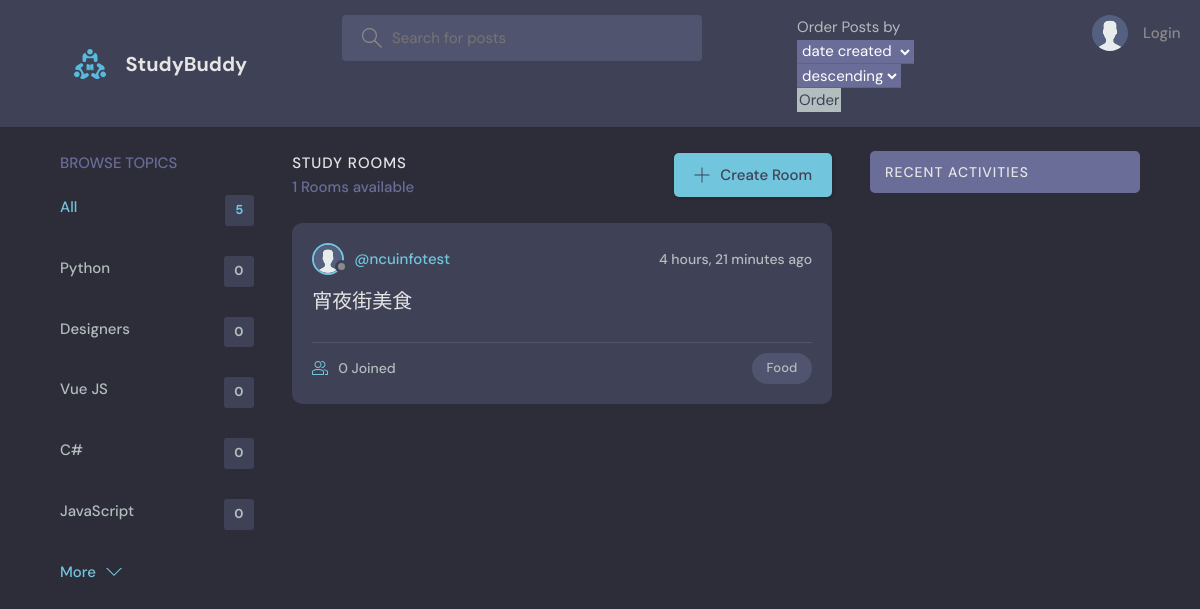
/, run on an earlier commit of the app's database.
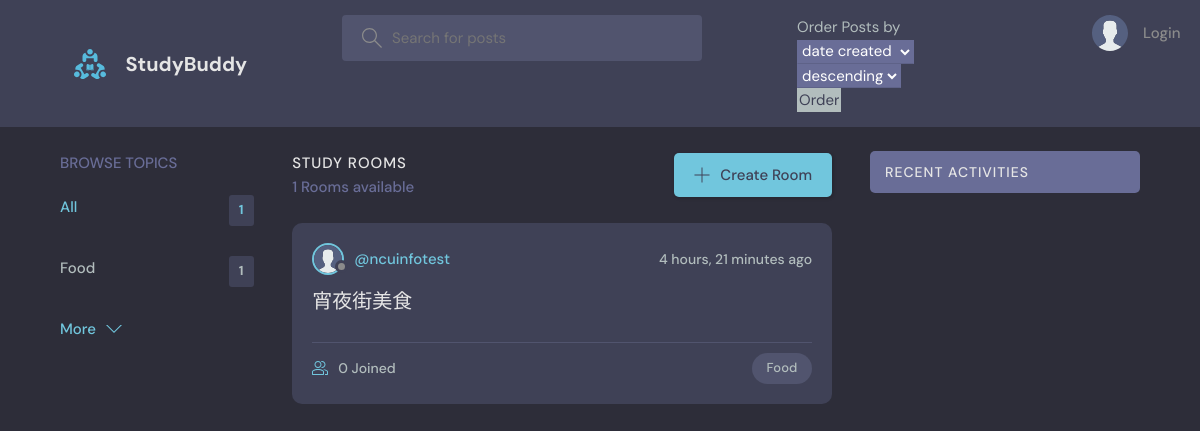
And on a later commit of the database.
### base/models.py (models this page shows, shortened)
class Topic(models.Model):
    name = models.CharField(max_length=200)

class Room(models.Model):
    host = models.ForeignKey(User, on_delete=models.SET_NULL, null=True)
    topic = models.ForeignKey(Topic, on_delete=models.SET_NULL, null=True)
    name = models.CharField(max_length=200)
    description = models.TextField(null=True, blank=True)
    participants = models.ManyToManyField(
        User, related_name='participants', blank=True)
    updated = models.DateTimeField(auto_now=True)
    created = models.DateTimeField(auto_now_add=True)
    likes = models.ManyToManyField(User, related_name='post_like', blank=True)
    message_count = models.IntegerField(default=0, null=True, blank=True)
    like_count = models.IntegerField(default=0, null=True, blank=True)
    class Meta:
        pass
    def __str__(self):
        return self.name

class User(AbstractUser):
    name = models.CharField(max_length=200, null=True)
    real_first_name = models.CharField(max_length=200, null=True)
    real_last_name = models.CharField(max_length=200, null=True)
    email = models.EmailField(unique=True, null=True)
    GENDER_MALE = 0
    GENDER_FEMALE = 1
    GENDER_CHOICES = [(GENDER_MALE, 'Male'), (GENDER_FEMALE, 'Female')]
    gender = models.IntegerField(choices=GENDER_CHOICES, null=True)
    bio = models.TextField(max_length=300, null=True)
    avatar = models.ImageField(null=True, default="avatar.svg")
    CL_Subject = 0
    EL_Subject = 1
    FR_Subject = 2
    IPLA_Subject = 3
    MA_Subject = 4
    PH_Subject = 5
    CM_Subject = 6
    OS_Subject = 7
    JS_Subject = 8
    CI_Subject = 9
    ME_Subject = 10
    CH_Subject = 11
    EI_Subject = 12
    BA_Subject = 13
    MIS_Subject = 14
    FM_Subject = 15
    EC_Subject = 16
    EE_Subject = 17
    CE_Subject = 18
    CO_Subject = 19
    IPEECS_Subject = 20
    AP_Subject = 21
    GP_Subject = 22
    SS_Subject = 23
    GA_Subject = 24
    HK_Subject = 25
    LS_Subject = 26
    BM_Subject = 27
    SUBJECT_CHOICES = [(CL_Subject, '中國文學系'), (EL_Subject, '英美語文學系'),
                       (FR_Subject, '法國語文學系'), (IPLA_Subject, '文學院學士班'),
                       (CM_Subject, '化學系'), (OS_Subject, '光電科學與工程學系'),
                       (JS_Subject, '理學院學士班'), (CI_Subject, '土木工程學系'),
                       (ME_Subject, '機械工程學系'), (CH_Subject, '化學工程與材料工程學系'),
                       (EI_Subject, '工學院學士班'), (BA_Subject, '企業管理學系'),
                       (MIS_Subject, '資訊管理學系'), (FM_Subject, '財務金融學系'),
                       (EC_Subject, '經濟學系'), (EE_Subject, '電機工程學系'),
                       (CE_Subject, '資訊工程學系'), (CO_Subject, '通訊工程學系'),
                       (IPEECS_Subject, '資訊電機學院學士班'), (AP_Subject, '大氣科學學系'),
                       (GP_Subject, '地球科學學系'), (SS_Subject, '太空工程與科學學系'),
                       (GA_Subject, '地科院學士班'), (HK_Subject, '客家語文暨社會科學學系'),
                       (LS_Subject, '生命科學系'), (BM_Subject, '生醫工程與科學學系')]
    Subject = models.IntegerField(choices=SUBJECT_CHOICES, null=True)
    USERNAME_FIELD = 'email'
    REQUIRED_FIELDS = ['username']

### base/views.py (the view)
# urls.py: path('', views.home, name="home"),
def home(request):
    q = request.GET.get('q') if request.GET.get('q') != None else ''
    oo = request.GET.get('order_option') if request.GET.get('order_option') != None else 'created'
    od = request.GET.get('order_direction') if request.GET.get('order_direction') != None else 'descending'
    direction_symbol = '-' if (od == 'descending') else ''
    rooms = Room.objects.filter(
        Q(topic__name__icontains=q) |
        Q(name__icontains=q) |
        Q(description__icontains=q)
    ).order_by(str(direction_symbol+oo))
    print(rooms)
    topics = Topic.objects.all()[0:5]
    room_count = rooms.count()
    room_messages = Message.objects.filter(
        Q(room__topic__name__icontains=q))[0:3]
    context = {'rooms': rooms,
               'topics': topics,
               'room_count': room_count,
               'room_messages': room_messages}
    return render(request, 'base/home.html', context)

### base/templates/base/home.html (shortened to what this page needs)
{% extends 'main.html' %}
{% block content %}
<main class="layout layout--3">
  <div class="container">
    {% include 'base/topics_component.html' %}
    <div class="roomList">
    <div class="roomList__header">
      <div>
        <h2>Study Rooms</h2>
        <p>{{room_count}} Rooms available</p>
      </div>
      <a class="btn btn--main" href="{% url 'create-room' %}">
        <svg version="1.1" xmlns="http://www.w3.org/2000/svg" width="32" height="32" viewBox="0 0 32 32">
          <title>add</title>
          <path
          d="M16.943 0.943h-1.885v14.115h-14.115v1.885h14.115v14.115h1.885v-14.115h14.115v-1.885h-14.115v-14.115z">
        </path>
        </svg>
        Create Room
      </a>
    </div>
    {% include 'base/feed_component.html' %}
  </div>
  {% include 'base/activity_component.html' %}
</div>
</main>
{% endblock %}

### base/templates/base/topics_component.html
<div class="topics">
    <div class="topics__header">
        <h2>Browse Topics</h2>
    </div>
    <ul class="topics__list">
        <li>
            <a href="{% url 'home' %}" class="active">All <span>{{topics.count}}</span></a>
        </li>
        {% for topic in topics %}
        <li>
            <a href="{% url 'home' %}?q={{topic.name}}">{{topic.name}}<span>{{topic.room_set.all.count}}</span></a>
        </li>
        {% endfor %}
    </ul>
    <a class="btn btn--link" href="{% url 'topics' %}">
        More
        <svg version="1.1" xmlns="http://www.w3.org/2000/svg" width="32" height="32" viewBox="0 0 32 32">
            <title>chevron-down</title>
            <path d="M16 21l-13-13h-3l16 16 16-16h-3l-13 13z"></path>
        </svg>
    </a>
</div>

### base/templates/base/feed_component.html (shortened to what this page needs)
{% for room in rooms %}
<div class="roomListRoom">
    <div class="roomListRoom__header">
        <a href="{% url 'user-profile' room.host.id %}" class="roomListRoom__author">
            <div class="avatar avatar--small">
                <img src="{{room.host.avatar.url}}" />
            </div>
            <span>@{{room.host.username}}</span>
        </a>
        <div class="roomListRoom__actions">
            <span>{{room.created|timesince}} ago</span>
        </div>
    </div>
    <div class="roomListRoom__content">
        <a href="{% url 'room' room.id %}">{{room.name}}</a>
    </div>
    <div class="roomListRoom__meta">
        <a href="{% url 'room' room.id %}" class="roomListRoom__joined">
            {{room.participants.all.count}} Joined
        </a>
        <p class="roomListRoom__topic">{{room.topic.name}}</p>
    </div>
</div>
{% endfor %}

What changed in the data, as far as the page shows it:
removed Topic: name "Python", room_set.all.count "0"
removed Topic: name "Designers", room_set.all.count "0"
removed Topic: name "Vue JS", room_set.all.count "0"
removed Topic: name "C#", room_set.all.count "0"
removed Topic: name "JavaScript", room_set.all.count "0"
now on this page (row unchanged): Topic: name "Food", room_set.all.count "1"
Also different on the page:
{{ topics.count }}: "5" → "1"
